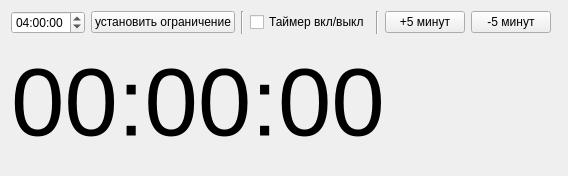
<?xml version="1.0" encoding="UTF-8"?>
<ui version="4.0">
 <class>timeControlClass</class>
 <widget class="QMainWindow" name="timeControlClass">
  <property name="geometry">
   <rect>
    <x>0</x>
    <y>0</y>
    <width>527</width>
    <height>176</height>
   </rect>
  </property>
  <property name="windowTitle">
   <string>timeControl</string>
  </property>
  <widget class="QWidget" name="centralWidget">
   <layout class="QGridLayout" name="gridLayout">
    <item row="0" column="4">
     <widget class="Line" name="line_2">
      <property name="orientation">
       <enum>Qt::Vertical</enum>
      </property>
     </widget>
    </item>
    <item row="0" column="0">
     <widget class="QTimeEdit" name="timeEditLimit">
      <property name="currentSection">
       <enum>QDateTimeEdit::HourSection</enum>
      </property>
      <property name="time">
       <time>
        <hour>4</hour>
        <minute>0</minute>
        <second>0</second>
       </time>
      </property>
     </widget>
    </item>
    <item row="0" column="3">
     <widget class="QCheckBox" name="checkBoxOnOffTimer">
      <property name="text">
       <string>Таймер вкл/выкл</string>
      </property>
     </widget>
    </item>
    <item row="0" column="1">
     <widget class="QPushButton" name="buttonSetLimit">
      <property name="text">
       <string>установить ограничение</string>
      </property>
     </widget>
    </item>
    <item row="0" column="6">
     <widget class="QPushButton" name="buttonRemove5Minutes">
      <property name="text">
       <string>-5 минут</string>
      </property>
     </widget>
    </item>
    <item row="1" column="0" colspan="8">
     <widget class="QLabel" name="labelTimerView">
      <property name="font">
       <font>
        <pointsize>72</pointsize>
       </font>
      </property>
      <property name="text">
       <string>00:00:00</string>
      </property>
     </widget>
    </item>
    <item row="0" column="5">
     <widget class="QPushButton" name="buttonAdd5Minutes">
      <property name="text">
       <string>+5 минут</string>
      </property>
     </widget>
    </item>
    <item row="0" column="2">
     <widget class="Line" name="line">
      <property name="orientation">
       <enum>Qt::Vertical</enum>
      </property>
     </widget>
    </item>
   </layout>
  </widget>
 </widget>
 <layoutdefault spacing="6" margin="11"/>
 <resources>
  <include location="timeControl.qrc"/>
 </resources>
 <connections/>
</ui>
